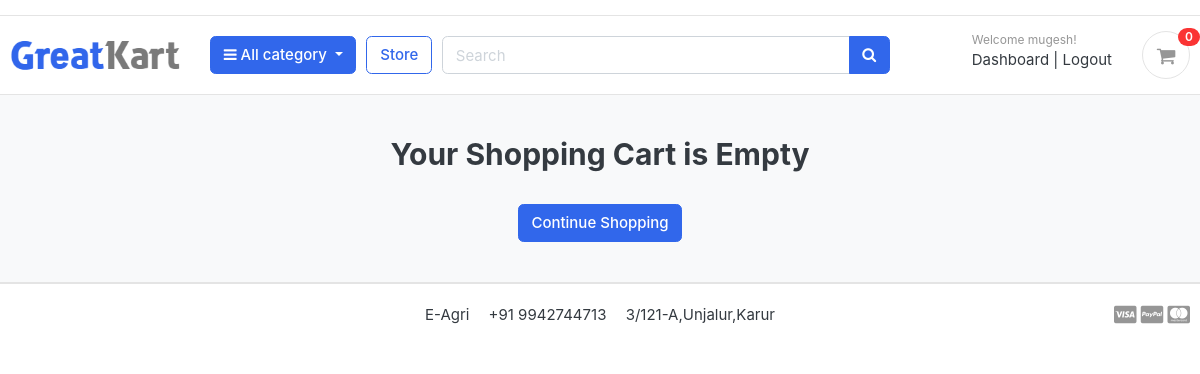
Before: /cart/ (signed in) with the older database file.
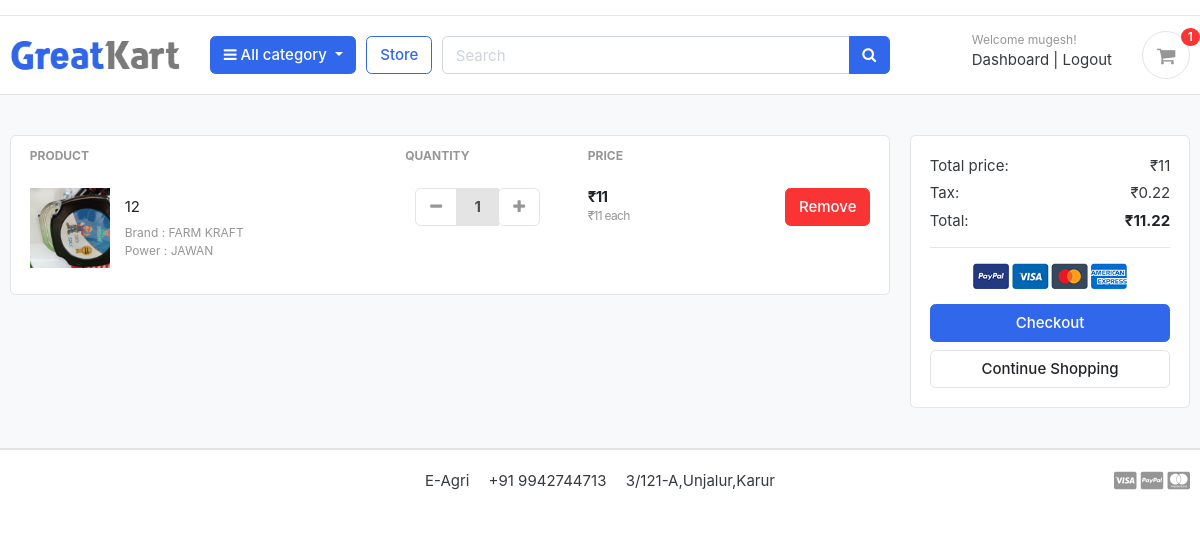
After: the same page with the newer database file.
### carts/models.py (models this page shows, shortened)
class CartItem(models.Model):
    user = models.ForeignKey(Account, on_delete=models.CASCADE,null=True)
    product = models.ForeignKey(Product, on_delete=models.CASCADE)
    variations = models.ManyToManyField(Variation, blank=True)
    cart = models.ForeignKey(Cart, on_delete=models.CASCADE,null=True)
    quantity = models.IntegerField()
    is_active = models.BooleanField(default=True)
    def sub_total(self):
        return self.product.price * self.quantity

### store/models.py (models this page shows, shortened)
class Product(models.Model):
    product_name = models.CharField(max_length=200, unique=True)
    slug = models.SlugField(max_length=200,unique=True)
    description  =models.TextField(max_length=500,unique=True)
    price = models.IntegerField()
    image = models.ImageField(upload_to='photos/products')
    stock = models.IntegerField()
    youtube_link = models.URLField(blank=True, null=True)
    is_available = models.BooleanField(default=True)
    category = models.ForeignKey(Category, on_delete=models.CASCADE)
    created_date = models.DateTimeField(auto_now_add=True)
    modified_date = models.DateTimeField(auto_now=True)
    def get_url(self):
        return reverse('product_detail',args=[self.category.slug,self.slug])

class Variation(models.Model):
    product = models.ForeignKey(Product,on_delete=models.CASCADE)
    variation_category = models.CharField(max_length=100,choices=variation_category_choice)
    variation_value = models.CharField(max_length=100)
    is_active = models.BooleanField(default=True)
    created_date = models.DateTimeField(auto_now_add=True)
    objects = VariationManager()

### carts/views.py (the view)
# urls.py: path('cart/',include('carts.urls')),
def cart(request, total=0, quantity=0, cart_items=None):
    try:
        tax = 0
        grand_total = 0
        if request.user.is_authenticated:
            cart_items = CartItem.objects.filter(user=request.user, is_active=True)
        else:
            cart = Cart.objects.get(cart_id=_cart_id(request))
            cart_items = CartItem.objects.filter(cart=cart, is_active=True)
        for cart_item in cart_items:
            total += (cart_item.product.price * cart_item.quantity)
            quantity += cart_item.quantity
        tax = (2 * total)/100
        grand_total = total + tax
    except ObjectDoesNotExist:
        pass #just ignore
    context = {
        'total': total,
        'quantity': quantity,
        'cart_items': cart_items,
        'tax'       : tax,
        'grand_total': grand_total,
    }
    return render(request, 'store/cart.html', context)

### carts/context_processors.py (called while the page is built)
def counter(request):
    cart_count = 0
    if 'admin' in request.path:
        return {}
    else:
        try:
            cart = Cart.objects.filter(cart_id=_cart_id(request))
            if request.user.is_authenticated:
                cart_items = CartItem.objects.all().filter(user=request.user)
            else:
                cart_items = CartItem.objects.all().filter(cart=cart[:1])
            for cart_item in cart_items:
                cart_count += cart_item.quantity
        except Cart.DoesNotExist:
            cart_count = 0
    return dict(cart_count=cart_count)

### carts/views.py (called while the page is built)
def _cart_id(request):
    cart = request.session.session_key
    if not cart:
        cart = request.session.create()
    return cart

### category/context_processors.py (called while the page is built)
def menu_links(request):
    links = Category.objects.all()
    return dict(links=links)

### category/models.py (called while the page is built)
    def get_url(self):
        return reverse('product_by_category', args=[self.slug])

### templates/store/cart.html (shortened to what this page needs)
{% extends 'base.html' %}
{% load static %}
{% block content %}
<section class="section-content padding-y bg">
<div class="container">
{% if not cart_items %}
<h2 class="text-center">Your Shopping Cart is Empty</h2>
<br>
<div class="text-center">
	<a href="{% url 'store' %}" class="btn btn-primary">Continue Shopping</a>
</div>
{% else %}
<div class="row">
	<aside class="col-lg-9">
<div class="card">
<table class="table table-borderless table-shopping-cart">
<thead class="text-muted">
<tr class="small text-uppercase">
  <th scope="col">Product</th>
  <th scope="col" width="120">Quantity</th>
  <th scope="col" width="120">Price</th>
  <th scope="col" class="text-right" width="200"> </th>
</tr>
</thead>
<tbody>
	{% for cart_item in cart_items%}
<tr>
	<td>
		<figure class="itemside align-items-center">
			<div class="aside"><img src="{{ cart_item.product.image.url }}" class="img-sm">
            </div>
			<figcaption class="info">
				<a href="{{ cart_item.product.get_url }}" class="title text-dark">{{ cart_item.product.product_name }}</a>
				<p class="text-muted small">
					{% if cart_item.variations.all %}
					   {% for item in cart_item.variations.all %}
						   {{ item.variation_category | capfirst }} : {{ item.variation_value | capfirst }}<br>
					   {% endfor %}
					{% endif %}
				</p>
			</figcaption>
		</figure>
	</td>
	<td>
		<div class="col">
			<div class="input-group input-spinner">
				<div class="input-group-prepend">
					<a href="{% url 'remove_cart' cart_item.product.id cart_item.id %}" class="btn btn-light" type="button" id="button-minus">
						<i class="fa fa-minus"></i>
					</a>
				</div>
				<input type="text" class="form-control" value="{{ cart_item.quantity }}" readonly>
				<div class="input-group-append">
					<form action="{% url 'add_cart' cart_item.product.id %}" method="POST">
						<button class="btn btn-light" type="submit" id="button-plus">
							<i class="fa fa-plus"></i>
						</button>
					</form>
				</div>
			</div>
		</div>
	</td>
	<td>
		<div class="price-wrap">
			<var class="price">₹{{ cart_item.sub_total }}</var>
			<small class="text-muted">₹{{ cart_item.product.price }} each</small>
		</div>
	</td>
	<td class="text-right">
	<a href="{% url 'remove_cart_item' cart_item.product.id cart_item.id %}" onclick="return confirm('Are you sure you want to delete this item?')"class="btn btn-danger"> Remove</a>
	</td>
</tr>
{% endfor %}
</tbody>
</table>
</div>
	</aside>
	<aside class="col-lg-3">
		<div class="card">
		<div class="card-body">
			<dl class="dlist-align">
			  <dt>Total price:</dt>
			  <dd class="text-right">₹{{total}}</dd>
			</dl>
			<dl class="dlist-align">
			  <dt>Tax:</dt>
			  <dd class="text-right">₹{{tax}}</dd>
			</dl>
			<dl class="dlist-align">
			  <dt>Total:</dt>
			  <dd class="text-right text-dark b"><strong>₹{{grand_total}}</strong></dd>
			</dl>
			<hr>
			<p class="text-center mb-3">
				<img src="{% static './images/misc/payments.png' %}" height="26">
			</p>
			<a href="{% url 'checkout' %}" class="btn btn-primary btn-block"> Checkout </a>
			<a href="{% url 'store' %}" class="btn btn-light btn-block">Continue Shopping</a>
		</div>
		</div>
</aside>
</div>
{% endif %}
</div>
</section>
{% endblock %}

### templates/includes/navbar.html (shortened to what this page needs)
{% load static %}
<header class="section-header">
<nav class="navbar p-md-0 navbar-expand-sm navbar-light border-bottom">
<div class="container">
  <div class="collapse navbar-collapse" id="navbarTop4">
    <ul class="navbar-nav mr-auto">
      <li class="nav-item dropdown">
      <a href="#" class="nav-link">  </a>
    </li>
    <li class="nav-item dropdown">
      <a href="#" class="nav-link">  </a>
    </li>
    </ul>
  </div>
</div>
</nav>
<section class="header-main border-bottom">
  <div class="container">
<div class="row align-items-center">
  <div class="col-lg-2 col-md-3 col-6">
    <a href="{% url 'home' %}" class="brand-wrap">
      <img class="logo" src="{% static './images/logo.png' %}">
    </a>
  </div>
  <div class="col-lg col-sm col-md col-6 flex-grow-0">
    <div class="category-wrap dropdown d-inline-block float-right">
      <button type="button" class="btn btn-primary dropdown-toggle" data-toggle="dropdown">
        <i class="fa fa-bars"></i> All category
      </button>
    </div>
  </div>
  <a href="{% url 'store' %}" class="btn btn-outline-primary">Store</a>
  <div class="col-lg  col-md-6 col-sm-12 col">
    <form action="{% url 'search' %}" class="search" method='GET'>
      <div class="input-group w-100">
          <input type="text" class="form-control" style="width:60%;" placeholder="Search" name="keyword">
          <div class="input-group-append">
            <button class="btn btn-primary" type="submit">
              <i class="fa fa-search"></i>
            </button>
          </div>
        </div>
    </form>
  </div>
  <div class="col-lg-3 col-sm-6 col-8 order-2 order-lg-3">
        <div class="d-flex justify-content-end mb-3 mb-lg-0">
          {% if user.id is None %}
          <div class="widget-header">
            <small class="title text-muted">Welcome guest!</small>
            <div>
              <a href="{% url 'login' %}">Sign in</a> <span class="dark-transp"> | </span>
              <a href="{% url 'register' %}"> Register</a>
            </div>
          </div>
          {% else %}
          <div class="widget-header">
            <small class="title text-muted">Welcome {{user.first_name}}!</small>
            <div>
              <a href="{% url 'dashboard' %}">Dashboard</a> <span class="dark-transp"> | </span>
              <a href="{% url 'logout' %}"> Logout</a>
            </div>
          </div>
          {% endif %}
          <a href="{% url 'cart' %}" class="widget-header pl-3 ml-3">
            <div class="icon icon-sm rounded-circle border"><i class="fa fa-shopping-cart"></i></div>
            <span class="badge badge-pill badge-danger notify">{{cart_count}}</span>
          </a>
        </div>
      </div>
</div>
  </div>
</section>
</header>

Changed rows visible on the page:
added CartItem: product.image (picture), product.product_name "12", quantity "1", sub_total "11", product.price "11"
added Variation: variation_category "Brand", variation_value "FARM KRAFT"
added Variation: variation_category "Power", variation_value "JAWAN"
Other visible differences:
{{ cart_count }}: "0" → "1"
{{ total }}: (not shown) → "11"
{{ tax }}: (not shown) → "0.22"
{{ grand_total }}: (not shown) → "11.22"
text no longer shown: "Your Shopping Cart is Empty"
text now shown: "PRODUCT QUANTITY PRICE Total price: ₹ Tax: ₹ Total: ₹ Checkout"
